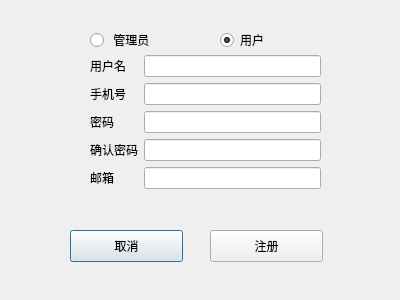
<?xml version="1.0" encoding="UTF-8"?>
<ui version="4.0">
 <class>dialog</class>
 <widget class="QDialog" name="dialog">
  <property name="geometry">
   <rect>
    <x>0</x>
    <y>0</y>
    <width>400</width>
    <height>300</height>
   </rect>
  </property>
  <property name="windowTitle">
   <string>注册</string>
  </property>
  <widget class="QWidget" name="formLayoutWidget">
   <property name="geometry">
    <rect>
     <x>90</x>
     <y>55</y>
     <width>231</width>
     <height>147</height>
    </rect>
   </property>
   <layout class="QFormLayout" name="formLayout">
    <item row="1" column="0">
     <widget class="QLabel" name="label">
      <property name="text">
       <string>手机号</string>
      </property>
     </widget>
    </item>
    <item row="1" column="1">
     <widget class="QLineEdit" name="reg_phone"/>
    </item>
    <item row="2" column="0">
     <widget class="QLabel" name="label_2">
      <property name="text">
       <string>密码</string>
      </property>
     </widget>
    </item>
    <item row="2" column="1">
     <widget class="QLineEdit" name="reg_pass_1"/>
    </item>
    <item row="3" column="0">
     <widget class="QLabel" name="label_3">
      <property name="text">
       <string>确认密码</string>
      </property>
     </widget>
    </item>
    <item row="3" column="1">
     <widget class="QLineEdit" name="reg_pass_2"/>
    </item>
    <item row="4" column="0">
     <widget class="QLabel" name="label_4">
      <property name="text">
       <string>邮箱</string>
      </property>
     </widget>
    </item>
    <item row="4" column="1">
     <widget class="QLineEdit" name="reg_mailbox"/>
    </item>
    <item row="0" column="0">
     <widget class="QLabel" name="label_5">
      <property name="text">
       <string>用户名</string>
      </property>
     </widget>
    </item>
    <item row="0" column="1">
     <widget class="QLineEdit" name="reg_name"/>
    </item>
   </layout>
  </widget>
  <widget class="QPushButton" name="reg_close">
   <property name="geometry">
    <rect>
     <x>70</x>
     <y>230</y>
     <width>113</width>
     <height>32</height>
    </rect>
   </property>
   <property name="text">
    <string>取消</string>
   </property>
  </widget>
  <widget class="QPushButton" name="reg_reg">
   <property name="geometry">
    <rect>
     <x>210</x>
     <y>230</y>
     <width>113</width>
     <height>32</height>
    </rect>
   </property>
   <property name="text">
    <string>注册</string>
   </property>
   <property name="autoDefault">
    <bool>false</bool>
   </property>
  </widget>
  <widget class="QRadioButton" name="radioButton_admin">
   <property name="geometry">
    <rect>
     <x>90</x>
     <y>30</y>
     <width>100</width>
     <height>20</height>
    </rect>
   </property>
   <property name="text">
    <string> 管理员</string>
   </property>
  </widget>
  <widget class="QRadioButton" name="radioButton_user">
   <property name="geometry">
    <rect>
     <x>220</x>
     <y>30</y>
     <width>100</width>
     <height>20</height>
    </rect>
   </property>
   <property name="text">
    <string>用户</string>
   </property>
   <property name="checked">
    <bool>true</bool>
   </property>
  </widget>
 </widget>
 <resources/>
 <connections/>
</ui>
